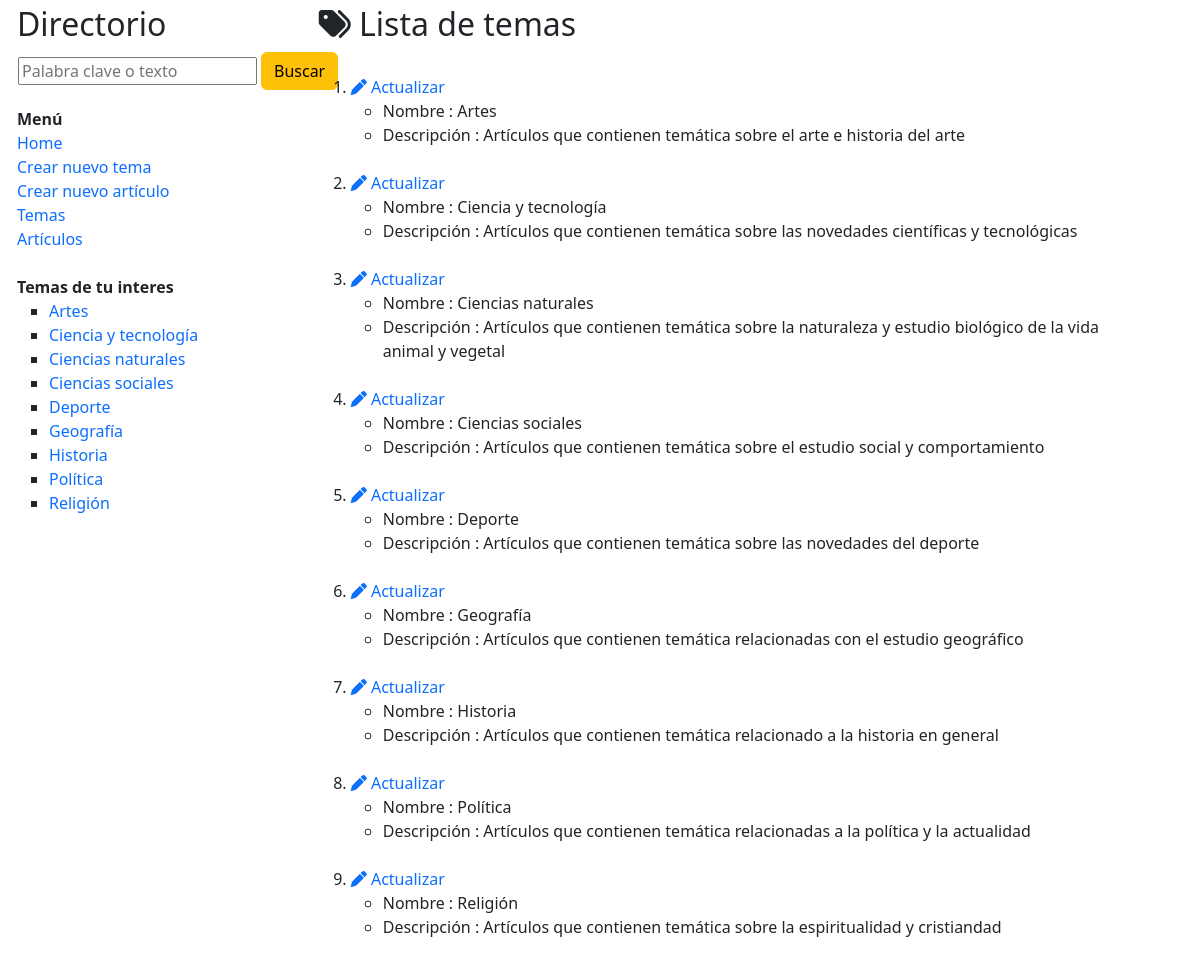
The app's page /temas with its own data.
### wikiApp/models.py (models this page shows)
class temaWiki(models.Model):
    nombre = models.CharField(max_length=128, null=True, blank=True)
    descripcion = models.CharField(max_length=512, null=True, blank=True)

### wikiApp/views.py (the view)
# urls.py: path('temas', views.temas, name='temas'),
def temas(request):
    listaTemas = temaWiki.objects.all()
    return render(request,'temas.html',{
        'listaTemas': listaTemas
    })

### wikiApp/templates/temas.html (shortened to what this page needs)
{% extends "layout.html" %}
{% block contenido %}
    <h2><i class="fa-solid fa-tags"></i> Lista de temas</h2>
    <ol>
        {% for tema in listaTemas %}
        <br>
        <li><a href="{% url 'wikiApp:actualizarTema' tema.id %}"><i class="fa-solid fa-pen"></i> Actualizar</a>
            <ul>
                <li>Nombre : {{ tema.nombre }}</li>
                <li>Descripción : {{ tema.descripcion }}</li>
            </ul>
        </li>
        {% endfor %}
    </ol>
{% endblock %}

### wikiApp/templates/layout.html (shortened to what this page needs)
{% load static %}
<html>
<head>
    <link href="https://cdn.jsdelivr.net/npm/bootstrap@5.3.0/dist/css/bootstrap.min.css" rel="stylesheet">
    <link rel="stylesheet" href="https://cdnjs.cloudflare.com/ajax/libs/font-awesome/6.3.0/css/all.min.css" />
    <link rel="stylesheet" href="{% static 'css/estilos.css'%}">
</head>
<body>
    <div class="row" style="margin-left:5px; margin-top:5px">
        <div class="col-3">
            <h2>Directorio</h2>
            <div>
                <form method="post" action="{% url 'wikiApp:buscarArticulo' %}">
                    <table>
                        <tr>
                            <td><input type="text" name="texto" placeholder="Palabra clave o texto"></td>
                            <td width="10"></td>
                            <td><input class="btn btn-warning" type="submit" value="Buscar"></td>
                        </tr>
                    </table>
                </form>
            </div>
            <b>Menú</b>
            <div>
                <a href="{% url 'wikiApp:inicio' %}"  >Home</a>
            </div>
            <div>
                <a href="{% url 'wikiApp:nuevoTema' %}">Crear nuevo tema</a>
            </div>
            <div>
                <a href="{% url 'wikiApp:nuevoArticulo' %}">Crear nuevo artículo</a>
            </div>
            <div>
                <a href="{% url 'wikiApp:temas' %}">Temas</a>
            </div>
            <div>
                <a href="{% url 'wikiApp:articulos' %}">Artículos</a>
            </div>
            <br>
            <div>
                <b>Temas de tu interes</b>
                <ul type="square">
                    {% for tema in listaTemas %}
                        <li><a href="{% url 'wikiApp:verTema' tema.id %}">{{ tema.nombre }}</a></li>
                    {% endfor %}
                </ul>
            </div>
        </div>
        <div class="col-8">
            {% block contenido %}
            {% endblock %}
        </div>
    </div>
</body>
</html>

### wikiApp/static/css/estilos.css (style rules this page uses)
a { text-decoration: none; }

### records on screen
temaWiki: nombre "Artes", descripcion "Artículos que contienen temática sobre el arte e historia del arte"
temaWiki: nombre "Ciencia y tecnología", descripcion "Artículos que contienen temática sobre las novedades científicas y tecnológicas"
temaWiki: nombre "Ciencias naturales", descripcion "Artículos que contienen temática sobre la naturaleza y estudio biológico de la vida animal y vegetal"
temaWiki: nombre "Ciencias sociales", descripcion "Artículos que contienen temática sobre el estudio social y comportamiento"
temaWiki: nombre "Deporte", descripcion "Artículos que contienen temática sobre las novedades del deporte"
temaWiki: nombre "Geografía", descripcion "Artículos que contienen temática relacionadas con el estudio geográfico"
temaWiki: nombre "Historia", descripcion "Artículos que contienen temática relacionado a la historia en general"
temaWiki: nombre "Política", descripcion "Artículos que contienen temática relacionadas a la política y la actualidad"
temaWiki: nombre "Religión", descripcion "Artículos que contienen temática sobre la espiritualidad y cristiandad"
